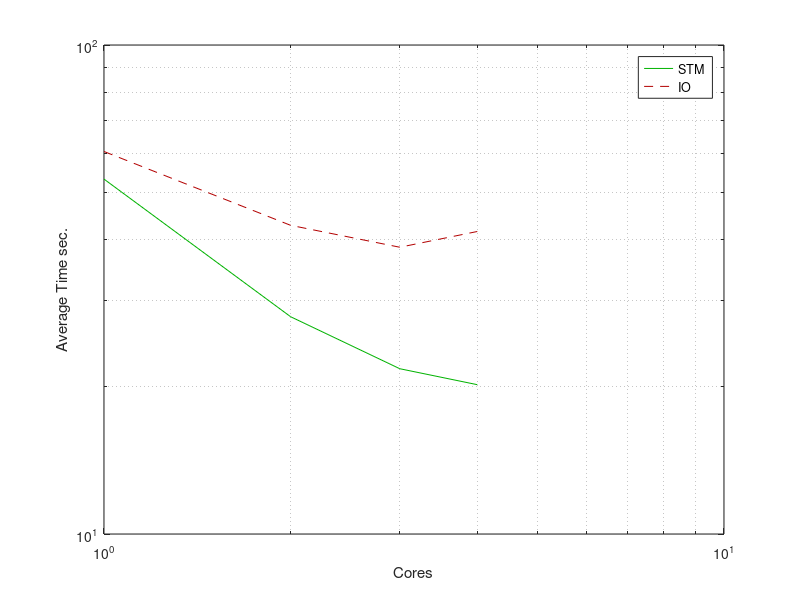

Here is the MATLAB script that generated this plot:
stm = [53.182, 27.817, 21.776, 20.201];
io = [60.564, 42.779, 38.586, 41.555];
cores = [1, 2, 3, 4];

figure;
loglog (cores, stm, '-', "color", [0, 0.7, 0]);
hold on;
loglog (cores, io, '--', "color", [0.7, 0, 0]);

legend ("STM", "IO");
xlabel ("Cores");
ylabel ("Average Time sec.");

grid on;

%title ("Performance STM vs IO on 51x51 Grid with varying Cores");
